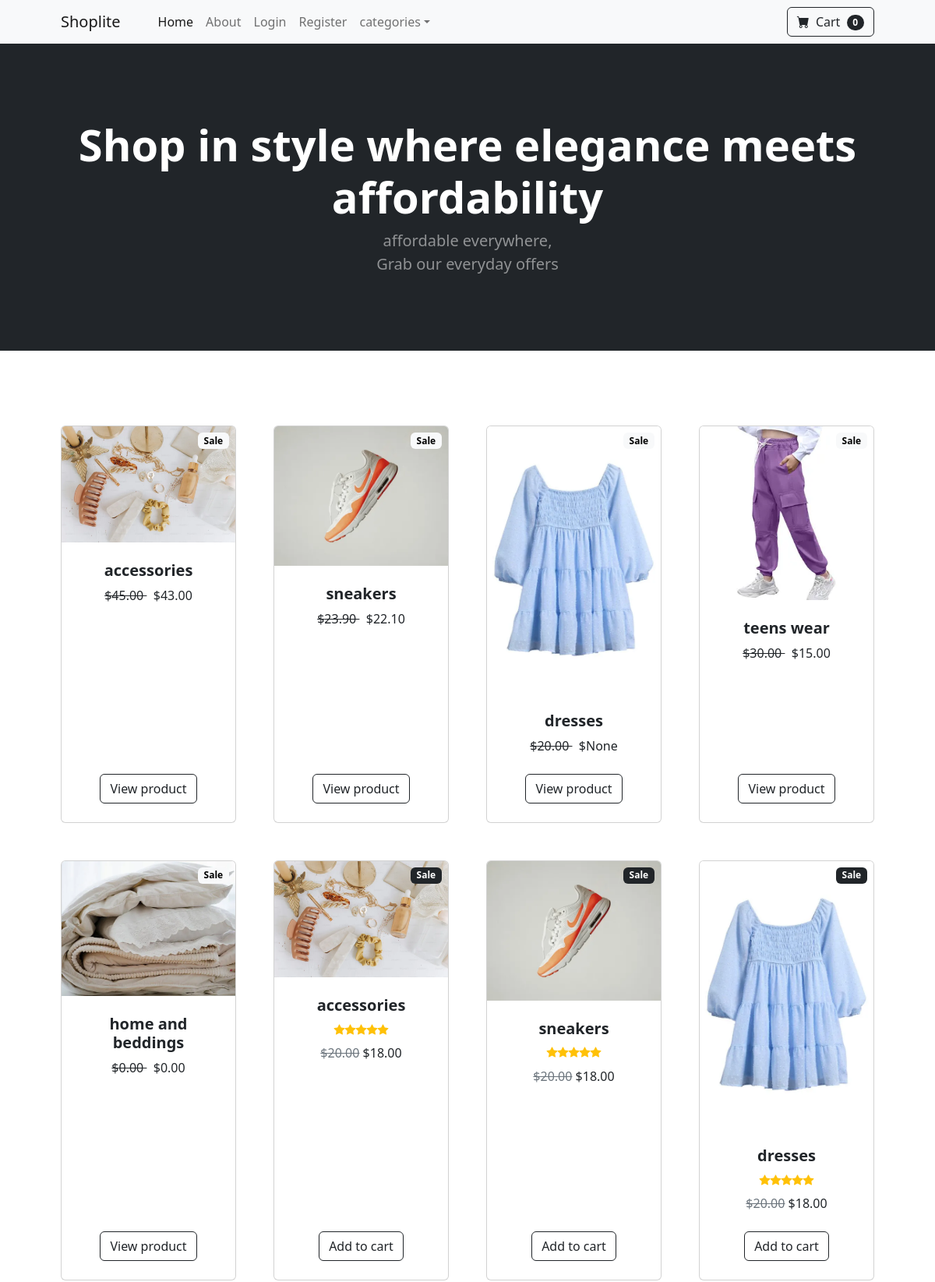
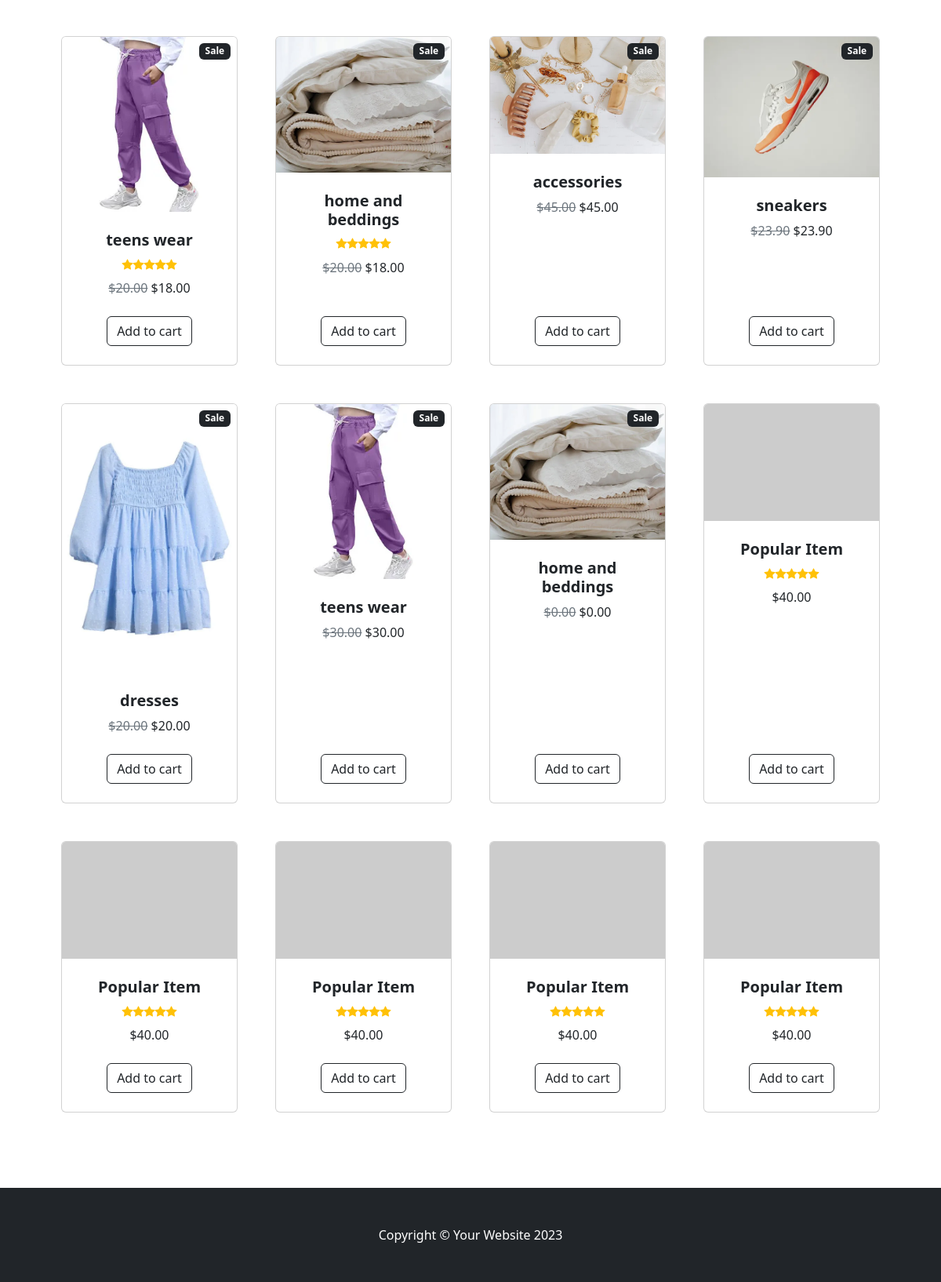
The app's page /shop/ with its own data (2 pictures, top to bottom).
### shop/models.py (models this page shows, shortened)
class Product(models.Model):
    name = models.CharField(max_length=100)
    description = models.TextField(max_length=250, blank=True, null=True)
    price = models.DecimalField( default=0, max_digits=10, decimal_places=2)
    category = models.ForeignKey(Category, on_delete=models.CASCADE, default=1)
    image = models.ImageField(upload_to='product_images/')
    is_sale = models.BooleanField(default=False)
    sale_price = models.DecimalField( default=0, max_digits=10, decimal_places=2, blank=True, null=True)

### shop/views.py (the view)
# urls.py: path('', include('shop.urls')),
def shop(request):
  products = Product.objects.all()
  return render(request, 'index.html', {'products': products})

### shop/templates/index.html (shortened to what this page needs)
{% extends 'base.html' %}
{% load static %}

### shop/templates/base.html (shortened to what this page needs)
{% load static %}
<!DOCTYPE html>
<html lang="en">
    <head>
        <link href="https://cdn.jsdelivr.net/npm/bootstrap-icons@1.5.0/font/bootstrap-icons.css" rel="stylesheet" />
        <link href="{% static 'css/styles.css' %}" rel="stylesheet" />
    </head>
    <body>
        {%include 'navbar.html' %}
        <header class="bg-dark py-5">
            <div class="container px-4 px-lg-5 my-5">
                <div class="text-center text-white">
                    <h1 class="display-4 fw-bolder">Shop in style where elegance meets affordability</h1>
                    <p class="lead fw-normal text-white-50 mb-0">affordable everywhere,<br>Grab our everyday offers</p>
                </div>
            </div>
        </header>
        <section class="py-5">
            <div class="container px-4 px-lg-5 mt-5">
                <div class="row gx-4 gx-lg-5 row-cols-2 row-cols-md-3 row-cols-xl-4 justify-content-center">
            {% for product in products %}
              {%if product.is_sale%}
              {%else%}
                    <div class="col mb-5">
                        <div class="card h-100">
                            <div class="badge bg-light text-black position-absolute" style="top: 0.5rem; right: 0.5rem">Sale</div>
                            <img class="card-img-top" src="{{ product.image.url }}" alt="..." />
                            <div class="card-body p-4">
                                <div class="text-center">
                                    <h5 class="fw-bolder">{{ product.name }}</h5>
                                     <strike>
                                        ${{ product.price }}
                                     </strike>
                                     &nbsp;
                                        ${{ product.sale_price }}
                                    <br>
                                </div>
                            </div>
                            <div class="card-footer p-4 pt-0 border-top-0 bg-transparent">
                                <div class="text-center"><a class="btn btn-outline-dark mt-auto" href="#">View product</a></div>
                            </div>
                        </div>
                    </div>
                    {% endif %}
            {% endfor %}
{% for product in products %}
                    <div class="col mb-5">
                        <div class="card h-100">
                            <div class="badge bg-dark text-white position-absolute" style="top: 0.5rem; right: 0.5rem">Sale</div>
                            <img class="card-img-top" src="{{ product.image.url }}" alt="..." />
                            <div class="card-body p-4">
                                <div class="text-center">
                                    <h5 class="fw-bolder">{{ product.name }}</h5>
                                    <div class="d-flex justify-content-center small text-warning mb-2">
                                        <div class="bi-star-fill"></div>
                                        <div class="bi-star-fill"></div>
                                        <div class="bi-star-fill"></div>
                                        <div class="bi-star-fill"></div>
                                        <div class="bi-star-fill"></div>
                                    </div>
                                    <span class="text-muted text-decoration-line-through">$20.00</span>
                                    $18.00
                                </div>
                            </div>
                            <div class="card-footer p-4 pt-0 border-top-0 bg-transparent">
                                <div class="text-center"><a class="btn btn-outline-dark mt-auto" href="#">Add to cart</a></div>
                            </div>
                        </div>
                    </div>
                    {% endfor %}
                    {% for product in products %}
                    <div class="col mb-5">
                        <div class="card h-100">
                            <div class="badge bg-dark text-white position-absolute" style="top: 0.5rem; right: 0.5rem">Sale</div>
                            <img class="card-img-top" src="{{ product.image.url }}" alt="..." />
                            <div class="card-body p-4">
                                <div class="text-center">
                                    <h5 class="fw-bolder">{{ product.name }}</h5>
                                    <span class="text-muted text-decoration-line-through">${{ product.price }}</span>
                                    ${{ product.price }}
                                </div>
                            </div>
                            <div class="card-footer p-4 pt-0 border-top-0 bg-transparent">
                                <div class="text-center"><a class="btn btn-outline-dark mt-auto" href="#">Add to cart</a></div>
                            </div>
                        </div>
                    </div>
                    {% endfor %}
{% for product in products %}
                    <div class="col mb-5">
                        <div class="card h-100">
                            <img class="card-img-top" src="https://dummyimage.com/450x300/dee2e6/6c757d.jpg" alt="..." />
                            <div class="card-body p-4">
                                <div class="text-center">
                                    <h5 class="fw-bolder">Popular Item</h5>
                                    <div class="d-flex justify-content-center small text-warning mb-2">
                                        <div class="bi-star-fill"></div>
                                        <div class="bi-star-fill"></div>
                                        <div class="bi-star-fill"></div>
                                        <div class="bi-star-fill"></div>
                                        <div class="bi-star-fill"></div>
                                    </div>
                                    $40.00
                                </div>
                            </div>
                            <div class="card-footer p-4 pt-0 border-top-0 bg-transparent">
                                <div class="text-center"><a class="btn btn-outline-dark mt-auto" href="#">Add to cart</a></div>
                            </div>
                        </div>
                    </div>
                    {% endfor %}
                </div>
            </div>
        </section>
        <footer class="py-5 bg-dark">
            <div class="container"><p class="m-0 text-center text-white">Copyright &copy; Your Website 2023</p></div>
        </footer>
    </body>
</html>

### records on screen
Product: image (picture), name "accessories", price "45.00", sale_price "43.00"
Product: image (picture), name "sneakers", price "23.90", sale_price "22.10"
Product: image (picture), name "dresses", price "20.00", sale_price "None"
Product: image (picture), name "teens wear", price "30.00", sale_price "15.00"
Product: image (picture), name "home and beddings", price "0.00", sale_price "0.00"
